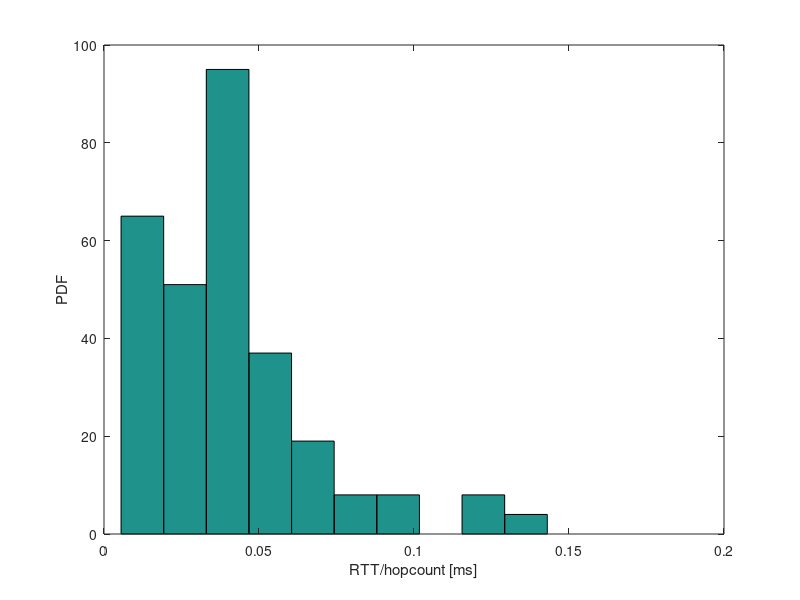

Recreate this plot in MATLAB.
clear;clc;close all

arr = zeros(0,3);
fh = fopen('log.txt');
line = fgetl(fh);
while ischar(line)
    line = regexp(line,'(\d+): got ACK from (\d+). RTT = (\d+.?\d*)','tokens');
    if ~isempty(line)
        arr(end+1,:) = cellfun(@str2double,line{:});
    end

    line = fgetl(fh);
end
fclose(fh);

hist(arr(:,end))
xlabel('RTT/hopcount [ms]')
ylabel('PDF')
% subplot(1,3,1)
% hist(arr(arr(:,1)==0,end))
% subplot(1,3,2)
% hist(arr(arr(:,1)==1 | arr(:,1)==2,end))
% subplot(1,3,3)
% hist(arr(arr(:,1)>2,end))